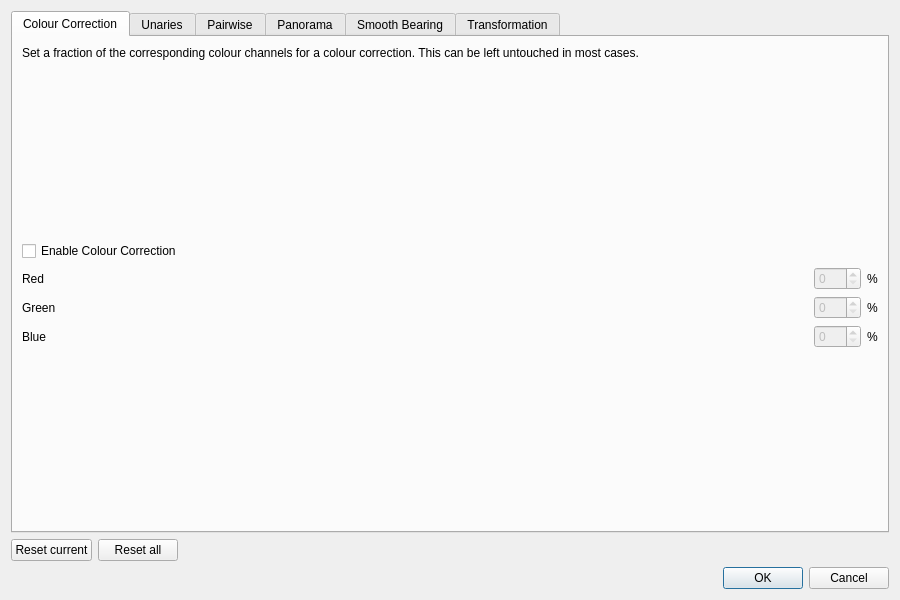
<?xml version="1.0" encoding="UTF-8"?>
<ui version="4.0">
 <class>PreferencesDialog</class>
 <widget class="QDialog" name="PreferencesDialog">
  <property name="geometry">
   <rect>
    <x>0</x>
    <y>0</y>
    <width>900</width>
    <height>600</height>
   </rect>
  </property>
  <property name="windowTitle">
   <string>Dialog</string>
  </property>
  <layout class="QVBoxLayout" name="verticalLayout">
   <item>
    <widget class="QTabWidget" name="tabWidget">
     <property name="tabShape">
      <enum>QTabWidget::Rounded</enum>
     </property>
     <property name="currentIndex">
      <number>0</number>
     </property>
     <widget class="QWidget" name="tabColour">
      <attribute name="title">
       <string>Colour Correction</string>
      </attribute>
      <layout class="QGridLayout" name="gridLayout">
       <item row="2" column="0" colspan="2">
        <widget class="QCheckBox" name="enableColourCorrection">
         <property name="text">
          <string>Enable Colour Correction</string>
         </property>
        </widget>
       </item>
       <item row="1" column="0">
        <spacer name="verticalSpacer_2">
         <property name="orientation">
          <enum>Qt::Vertical</enum>
         </property>
         <property name="sizeHint" stdset="0">
          <size>
           <width>20</width>
           <height>40</height>
          </size>
         </property>
        </spacer>
       </item>
       <item row="5" column="3">
        <widget class="QLabel" name="label_18">
         <property name="text">
          <string>%</string>
         </property>
        </widget>
       </item>
       <item row="0" column="0" colspan="2">
        <widget class="QLabel" name="label_4">
         <property name="maximumSize">
          <size>
           <width>16777215</width>
           <height>16777215</height>
          </size>
         </property>
         <property name="text">
          <string>Set a fraction of the corresponding colour channels for a colour correction. This can be left untouched in most cases. </string>
         </property>
         <property name="wordWrap">
          <bool>true</bool>
         </property>
        </widget>
       </item>
       <item row="6" column="3">
        <widget class="QLabel" name="label_16">
         <property name="text">
          <string>%</string>
         </property>
        </widget>
       </item>
       <item row="6" column="1">
        <spacer name="horizontalSpacer">
         <property name="orientation">
          <enum>Qt::Horizontal</enum>
         </property>
         <property name="sizeHint" stdset="0">
          <size>
           <width>40</width>
           <height>20</height>
          </size>
         </property>
        </spacer>
       </item>
       <item row="4" column="2">
        <widget class="QSpinBox" name="redSpin">
         <property name="enabled">
          <bool>false</bool>
         </property>
         <property name="maximum">
          <number>200</number>
         </property>
         <property name="value">
          <number>0</number>
         </property>
        </widget>
       </item>
       <item row="5" column="0">
        <widget class="QLabel" name="label_2">
         <property name="text">
          <string>Green</string>
         </property>
        </widget>
       </item>
       <item row="9" column="0">
        <spacer name="verticalSpacer">
         <property name="orientation">
          <enum>Qt::Vertical</enum>
         </property>
         <property name="sizeHint" stdset="0">
          <size>
           <width>20</width>
           <height>40</height>
          </size>
         </property>
        </spacer>
       </item>
       <item row="4" column="3">
        <widget class="QLabel" name="label_17">
         <property name="text">
          <string>%</string>
         </property>
        </widget>
       </item>
       <item row="6" column="2">
        <widget class="QSpinBox" name="blueSpin">
         <property name="enabled">
          <bool>false</bool>
         </property>
         <property name="maximum">
          <number>200</number>
         </property>
         <property name="value">
          <number>0</number>
         </property>
        </widget>
       </item>
       <item row="6" column="0">
        <widget class="QLabel" name="label">
         <property name="text">
          <string>Blue</string>
         </property>
        </widget>
       </item>
       <item row="4" column="0">
        <widget class="QLabel" name="label_3">
         <property name="text">
          <string>Red</string>
         </property>
        </widget>
       </item>
       <item row="5" column="2">
        <widget class="QSpinBox" name="greenSpin">
         <property name="enabled">
          <bool>false</bool>
         </property>
         <property name="maximum">
          <number>200</number>
         </property>
         <property name="value">
          <number>0</number>
         </property>
        </widget>
       </item>
      </layout>
     </widget>
     <widget class="QWidget" name="tabUnaries">
      <attribute name="title">
       <string>Unaries</string>
      </attribute>
      <layout class="QGridLayout" name="gridLayout_2">
       <item row="11" column="1">
        <widget class="QDoubleSpinBox" name="manualMultiplierSpin">
         <property name="maximum">
          <double>99.000000000000000</double>
         </property>
        </widget>
       </item>
       <item row="10" column="0">
        <widget class="QLabel" name="label_7">
         <property name="text">
          <string>Suppress</string>
         </property>
        </widget>
       </item>
       <item row="7" column="0" colspan="2">
        <widget class="QCheckBox" name="removeRedLasersCheck">
         <property name="text">
          <string>Remove Red Lasers</string>
         </property>
        </widget>
       </item>
       <item row="0" column="0" colspan="2">
        <spacer name="verticalSpacer_3">
         <property name="orientation">
          <enum>Qt::Vertical</enum>
         </property>
         <property name="sizeHint" stdset="0">
          <size>
           <width>20</width>
           <height>40</height>
          </size>
         </property>
        </spacer>
       </item>
       <item row="5" column="1">
        <widget class="QDoubleSpinBox" name="unarySigmaSpin">
         <property name="maximum">
          <double>999.000000000000000</double>
         </property>
        </widget>
       </item>
       <item row="2" column="1">
        <widget class="QDoubleSpinBox" name="subsampleSpin">
         <property name="decimals">
          <number>2</number>
         </property>
         <property name="maximum">
          <double>1.000000000000000</double>
         </property>
         <property name="singleStep">
          <double>0.100000000000000</double>
         </property>
        </widget>
       </item>
       <item row="11" column="0">
        <widget class="QLabel" name="label_19">
         <property name="text">
          <string>Manual Tracking Multiplier</string>
         </property>
        </widget>
       </item>
       <item row="2" column="0">
        <widget class="QLabel" name="label_5">
         <property name="text">
          <string>Subsample</string>
         </property>
        </widget>
       </item>
       <item row="5" column="0">
        <widget class="QLabel" name="label_6">
         <property name="text">
          <string>Sigma</string>
         </property>
        </widget>
       </item>
       <item row="12" column="0" colspan="2">
        <spacer name="verticalSpacer_4">
         <property name="orientation">
          <enum>Qt::Vertical</enum>
         </property>
         <property name="sizeHint" stdset="0">
          <size>
           <width>20</width>
           <height>40</height>
          </size>
         </property>
        </spacer>
       </item>
       <item row="10" column="1">
        <widget class="QDoubleSpinBox" name="suppressSpin">
         <property name="maximum">
          <double>99.000000000000000</double>
         </property>
        </widget>
       </item>
       <item row="1" column="0">
        <spacer name="horizontalSpacer_3">
         <property name="orientation">
          <enum>Qt::Horizontal</enum>
         </property>
         <property name="sizeHint" stdset="0">
          <size>
           <width>40</width>
           <height>20</height>
          </size>
         </property>
        </spacer>
       </item>
      </layout>
     </widget>
     <widget class="QWidget" name="tabPairwise">
      <attribute name="title">
       <string>Pairwise</string>
      </attribute>
      <layout class="QGridLayout" name="gridLayout_3">
       <item row="4" column="0">
        <widget class="QLabel" name="label_9">
         <property name="text">
          <string>Size</string>
         </property>
        </widget>
       </item>
       <item row="5" column="0" colspan="2">
        <spacer name="verticalSpacer_5">
         <property name="orientation">
          <enum>Qt::Vertical</enum>
         </property>
         <property name="sizeHint" stdset="0">
          <size>
           <width>20</width>
           <height>40</height>
          </size>
         </property>
        </spacer>
       </item>
       <item row="2" column="0">
        <widget class="QLabel" name="label_8">
         <property name="text">
          <string>Sigma</string>
         </property>
        </widget>
       </item>
       <item row="0" column="0" colspan="2">
        <spacer name="verticalSpacer_6">
         <property name="orientation">
          <enum>Qt::Vertical</enum>
         </property>
         <property name="sizeHint" stdset="0">
          <size>
           <width>20</width>
           <height>40</height>
          </size>
         </property>
        </spacer>
       </item>
       <item row="2" column="1">
        <widget class="QDoubleSpinBox" name="pairwiseSigmaSpin">
         <property name="maximum">
          <double>999.000000000000000</double>
         </property>
        </widget>
       </item>
       <item row="4" column="1">
        <widget class="QSpinBox" name="pairwiseSizeSpin">
         <property name="maximum">
          <number>200</number>
         </property>
        </widget>
       </item>
      </layout>
     </widget>
     <widget class="QWidget" name="tabPano">
      <attribute name="title">
       <string>Panorama</string>
      </attribute>
     </widget>
     <widget class="QWidget" name="tabSmoothBearing">
      <attribute name="title">
       <string>Smooth Bearing</string>
      </attribute>
      <layout class="QGridLayout" name="gridLayout_4">
       <item row="1" column="0" colspan="2">
        <widget class="QCheckBox" name="enableSmoothBearing">
         <property name="text">
          <string>Enable Smooth Bearing</string>
         </property>
        </widget>
       </item>
       <item row="2" column="0">
        <widget class="QLabel" name="label_10">
         <property name="text">
          <string>Window Size</string>
         </property>
        </widget>
       </item>
       <item row="3" column="1">
        <widget class="QSpinBox" name="smoothBearingOutlierTolSpin">
         <property name="enabled">
          <bool>false</bool>
         </property>
        </widget>
       </item>
       <item row="3" column="0">
        <widget class="QLabel" name="label_11">
         <property name="text">
          <string>Outlier Tolerance</string>
         </property>
        </widget>
       </item>
       <item row="2" column="1">
        <widget class="QSpinBox" name="smoothBearingWindowSpin">
         <property name="enabled">
          <bool>false</bool>
         </property>
        </widget>
       </item>
       <item row="0" column="0" colspan="2">
        <spacer name="verticalSpacer_7">
         <property name="orientation">
          <enum>Qt::Vertical</enum>
         </property>
         <property name="sizeHint" stdset="0">
          <size>
           <width>20</width>
           <height>40</height>
          </size>
         </property>
        </spacer>
       </item>
       <item row="4" column="0" colspan="2">
        <spacer name="verticalSpacer_8">
         <property name="orientation">
          <enum>Qt::Vertical</enum>
         </property>
         <property name="sizeHint" stdset="0">
          <size>
           <width>20</width>
           <height>40</height>
          </size>
         </property>
        </spacer>
       </item>
      </layout>
     </widget>
     <widget class="QWidget" name="tabTransformation">
      <attribute name="title">
       <string>Transformation</string>
      </attribute>
      <layout class="QGridLayout" name="gridLayout_6">
       <item row="3" column="0">
        <widget class="QLabel" name="label_14">
         <property name="text">
          <string>Maximal Reprojection Error</string>
         </property>
        </widget>
       </item>
       <item row="1" column="0">
        <widget class="QCheckBox" name="removeCamMotion">
         <property name="text">
          <string>Remove Camera Motion</string>
         </property>
        </widget>
       </item>
       <item row="4" column="0">
        <widget class="QLabel" name="label_15">
         <property name="text">
          <string>Number Of Extracted Features</string>
         </property>
        </widget>
       </item>
       <item row="3" column="1">
        <widget class="QDoubleSpinBox" name="maxReprojSpin">
         <property name="maximum">
          <double>100.000000000000000</double>
         </property>
        </widget>
       </item>
       <item row="2" column="1">
        <widget class="QDoubleSpinBox" name="nnRatioSpin">
         <property name="maximum">
          <double>10.000000000000000</double>
         </property>
         <property name="singleStep">
          <double>0.100000000000000</double>
         </property>
        </widget>
       </item>
       <item row="4" column="1">
        <widget class="QSpinBox" name="numFeaturesSpin">
         <property name="maximum">
          <number>100000</number>
         </property>
         <property name="singleStep">
          <number>100</number>
         </property>
        </widget>
       </item>
       <item row="2" column="0">
        <widget class="QLabel" name="label_13">
         <property name="text">
          <string>Minimal Nearest Neighbour Ratio</string>
         </property>
        </widget>
       </item>
       <item row="0" column="0" colspan="2">
        <spacer name="verticalSpacer_11">
         <property name="orientation">
          <enum>Qt::Vertical</enum>
         </property>
         <property name="sizeHint" stdset="0">
          <size>
           <width>20</width>
           <height>40</height>
          </size>
         </property>
        </spacer>
       </item>
       <item row="5" column="0" colspan="2">
        <spacer name="verticalSpacer_12">
         <property name="orientation">
          <enum>Qt::Vertical</enum>
         </property>
         <property name="sizeHint" stdset="0">
          <size>
           <width>20</width>
           <height>40</height>
          </size>
         </property>
        </spacer>
       </item>
      </layout>
     </widget>
    </widget>
   </item>
   <item>
    <layout class="QHBoxLayout" name="horizontalLayout">
     <property name="topMargin">
      <number>0</number>
     </property>
     <item>
      <widget class="QPushButton" name="resetButton">
       <property name="text">
        <string>Reset current</string>
       </property>
      </widget>
     </item>
     <item>
      <widget class="QPushButton" name="resetAllButton">
       <property name="text">
        <string>Reset all</string>
       </property>
      </widget>
     </item>
     <item>
      <spacer name="horizontalSpacer_2">
       <property name="orientation">
        <enum>Qt::Horizontal</enum>
       </property>
       <property name="sizeHint" stdset="0">
        <size>
         <width>40</width>
         <height>20</height>
        </size>
       </property>
      </spacer>
     </item>
    </layout>
   </item>
   <item>
    <widget class="QDialogButtonBox" name="buttonBox">
     <property name="orientation">
      <enum>Qt::Horizontal</enum>
     </property>
     <property name="standardButtons">
      <set>QDialogButtonBox::Cancel|QDialogButtonBox::Ok</set>
     </property>
    </widget>
   </item>
  </layout>
 </widget>
 <resources/>
 <connections>
  <connection>
   <sender>buttonBox</sender>
   <signal>accepted()</signal>
   <receiver>PreferencesDialog</receiver>
   <slot>accept()</slot>
   <hints>
    <hint type="sourcelabel">
     <x>248</x>
     <y>254</y>
    </hint>
    <hint type="destinationlabel">
     <x>157</x>
     <y>274</y>
    </hint>
   </hints>
  </connection>
  <connection>
   <sender>buttonBox</sender>
   <signal>rejected()</signal>
   <receiver>PreferencesDialog</receiver>
   <slot>reject()</slot>
   <hints>
    <hint type="sourcelabel">
     <x>316</x>
     <y>260</y>
    </hint>
    <hint type="destinationlabel">
     <x>286</x>
     <y>274</y>
    </hint>
   </hints>
  </connection>
 </connections>
</ui>
